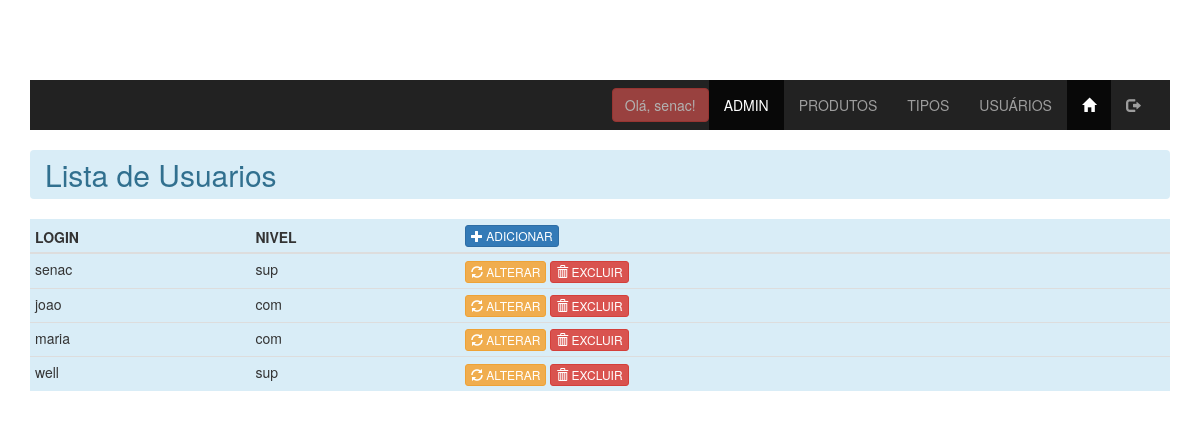
The app's page /admin/usuarios_lista.php (signed in) with its own data.
### tables this page shows
CREATE TABLE `usuarios` (
  `id` int(11) NOT NULL,
  `login` varchar(30) NOT NULL,
  `senha` varchar(32) NOT NULL,
  `nivel` ENUM('sup','com') NOT NULL
);

### admin/usuarios_lista.php (the view, shortened to what this page needs)
<?php
include '../conn/connect.php';
$lista = $conn->query("select * from usuarios");
$row = $lista->fetch_assoc();
?>
<!DOCTYPE html>
<html lang="pt-BR">
<head>
     <link rel="stylesheet" href="../css/bootstrap.min.css">
    <link rel="stylesheet" href="../css/estilo.css">
</head>
<body class="">
    <main class="container">
        <?php include 'menu_adm.php'; ?>
        <h2 class="breadcrumb alert-info"> Lista de Usuarios </h2>
        <table class="table table-hover table-condensed tb-opacidade bg-info">
        <thead>
            <th>LOGIN</th>
            <th>NIVEL</th>
            <th>
            <a href="usuarios_insere.php" target="_self" class="btn btn-primary btn-xs" role="button">
                        <span class="glyphicon glyphicon-plus" aria-hidden="true"></span>
                        <span class="hidden-xs">ADICIONAR</span>
                    </a>
            </th>
        </thead>
        <tbody>
             <?php do{?>
                <tr>
                    <td>
                    <?php echo $row['login']; ?>
                </td>
                <td>
                    <?php echo $row['nivel']; ?>
                </td>
                <td>
                <a
                   href="usuarios_atualiza.php?id=<?php echo $row['id'] ?>"
                   role="button"
                   class="btn btn-warning btn-xs"
                >
                   <span class="glyphicon glyphicon-refresh"></span>
                   <span class="hidden-xs">ALTERAR</span>
                </a>
                <button
                        data-nome="<?php echo $row['login']; ?>"
                        data-id="<?php echo $row['id']; ?>"
                        class="delete btn btn-xs btn-danger"
                        >
                        <span class="glyphicon glyphicon-trash"></span>
                        <span class="hidden-xs">EXCLUIR</span>
                    </button>
                </td>
                </tr>
                <?php }while($row = $lista-> fetch_assoc()); ?>
        </tbody>
        </table>
    </main>
</body>
</html>

### css/estilo.css (style rules this page uses)
body { margin-top: 40px;padding-top: 40px; }

### records on screen
usuarios: login "senac", nivel "sup"
usuarios: login "joao", nivel "com"
usuarios: login "maria", nivel "com"
usuarios: login "well", nivel "sup"

### other values on screen
$_SESSION['login_usuario'] "senac"
